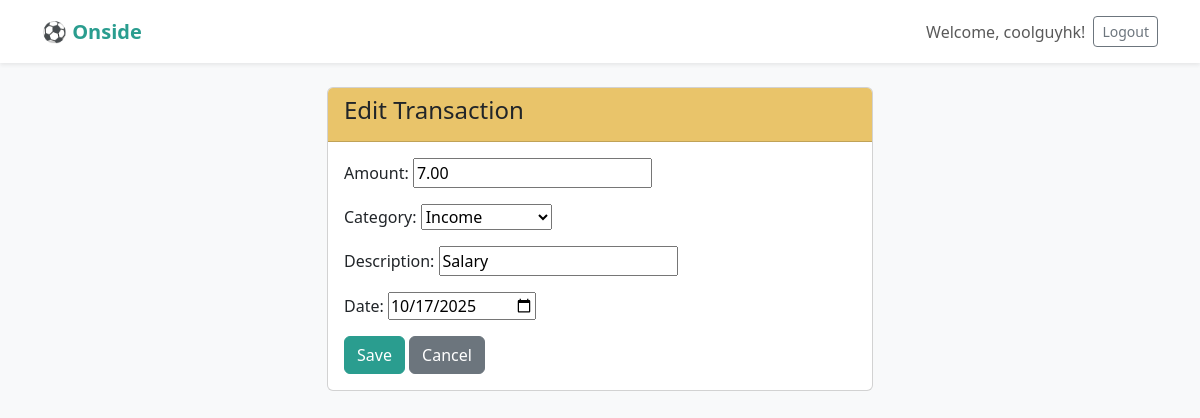
The page /transaction/4/edit/ (signed in) on the database its author committed.
### tracker/models.py (models this page shows, shortened)
class Transaction(models.Model):
    CATEGORY_CHOICES = [
        ('Food', 'Food'),
        ('Transport', 'Transport'),
        ('Bills', 'Bills'),
        ('Entertainment', 'Entertainment'),
        ('Shopping', 'Shopping'),
        ('Income', 'Income'),
        ('Other', 'Other'),
    ]
    user = models.ForeignKey(User, on_delete=models.CASCADE)
    amount = models.DecimalField(max_digits=10, decimal_places=2)
    category = models.CharField(max_length=50, choices=CATEGORY_CHOICES)
    description = models.CharField(max_length=255)
    date = models.DateField()
    class Meta:
        ordering = ['-date'] # Show newest transactions first

### tracker/views.py (the view)
# urls.py: path('transaction/<int:pk>/edit/', views.transaction_update_view, name='transaction_update'),
@login_required
def transaction_update_view(request, pk):
    transaction = get_object_or_404(Transaction, pk=pk, user=request.user)
    if request.method == 'POST':
        form = TransactionForm(request.POST, instance=transaction)
        if form.is_valid():
            form.save()
            return redirect('dashboard')
    else:
        form = TransactionForm(instance=transaction)
    return render(request, 'tracker/transaction_form.html', {'form': form, 'transaction': transaction})

### tracker/forms.py
class TransactionForm(forms.ModelForm):
    class Meta:
        model = Transaction
        fields = ['amount', 'category', 'description', 'date']
        widgets = {
            'date': forms.DateInput(attrs={'type': 'date'}), # Use a date picker widget
        }

### tracker/templates/tracker/transaction_form.html (shortened to what this page needs)
{% extends "tracker/base.html" %}
{% block content %}
<div class="row justify-content-center">
    <div class="col-md-6">
        <div class="card">
            <div class="card-header">
                <h4>{% if transaction %}Edit Transaction{% else %}Add New Transaction{% endif %}</h4>
            </div>
            <div class="card-body">
                <form method="post">
                    {{ form.as_p }}
                    <button type="submit" class="btn btn-primary">Save</button>
                    <a href="{% url 'dashboard' %}" class="btn btn-secondary">Cancel</a>
                </form>
            </div>
        </div>
    </div>
</div>
{% endblock %}

### tracker/templates/tracker/base.html (shortened to what this page needs)
<!DOCTYPE html>
<html lang="en">
<head>
    <link href="https://cdn.jsdelivr.net/npm/bootstrap@5.3.2/dist/css/bootstrap.min.css" rel="stylesheet">
</head>
<body>
    <nav class="navbar navbar-expand-lg navbar-light bg-white shadow-sm mb-4">
        <div class="container">
            <a class="navbar-brand" href="{% url 'dashboard' %}">⚽ Onside</a>
            {% if user.is_authenticated %}
            <span class="navbar-text d-flex align-items-center">
                <span class="me-2">Welcome, {{ user.username }}!</span>
                <form method="post" action="{% url 'logout' %}" style="display: inline;">
                    <button type="submit" class="btn btn-outline-secondary btn-sm">Logout</button>
                </form>
            </span>
            {% endif %}
        </div>
    </nav>
    <main class="container">
        {% block content %}{% endblock %}
    </main>
</body>
</html>

### tracker/templates/tracker/base.html (style rules this page uses)
body { background-color: #f8f9fa; }
.navbar-brand { font-weight: bold; color: #2a9d8f !important; }
.btn-primary { background-color: #2a9d8f; border-color: #2a9d8f; }
.card-header { background-color: #e9c46a; }

### rows shown on the page
Transaction: amount "7.00", category "Income", description "Salary", date "10/17/2025"

### other values the page prints
{{ user.username }} "coolguyhk"
